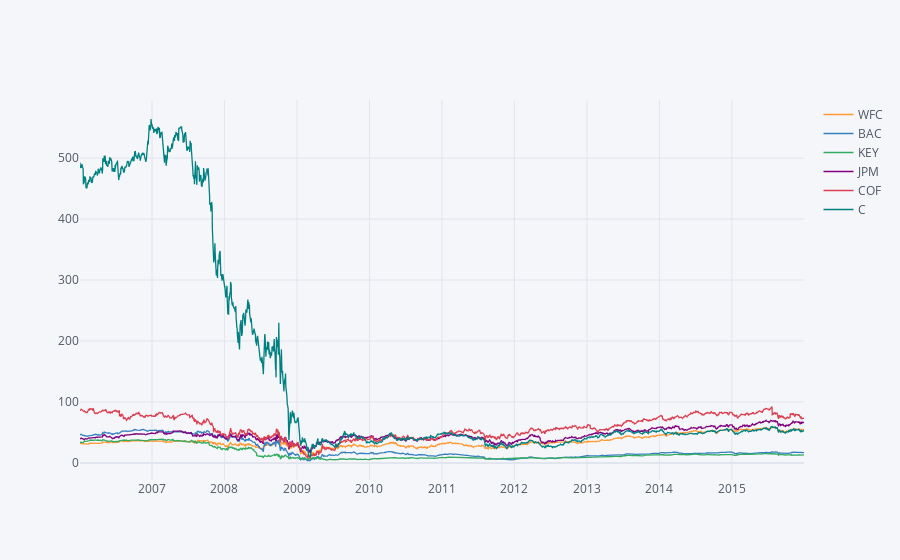

Notebook code cell kept with this figure:
### Code cell
bank_stocks.loc['2006-01-01':'2015-12-31'].xs(key = 'Close', axis=1, level='Stock Info').iplot()

### Figure 1 — Plotly figure (JSON) as saved in the notebook; plotly's stock layout.template omitted (floating-point values rounded to 4 significant figures; data arrays with more than 128 entries replaced by an {"elided": "..."} marker saying what was removed)
{"data": [{"line": {"color": "rgba(255, 153, 51, 1.0)", "dash": "solid", "shape": "linear", "width": 1.3}, "mode": "lines", "name": "WFC", "text": "", "type": "scatter", "x": {"elided": "2517 str values"}, "y": {"elided": "2517 float values"}}, {"line": {"color": "rgba(55, 128, 191, 1.0)", "dash": "solid", "shape": "linear", "width": 1.3}, "mode": "lines", "name": "BAC", "text": "", "type": "scatter", "x": {"elided": "2517 str values"}, "y": {"elided": "2517 float values"}}, {"line": {"color": "rgba(50, 171, 96, 1.0)", "dash": "solid", "shape": "linear", "width": 1.3}, "mode": "lines", "name": "KEY", "text": "", "type": "scatter", "x": {"elided": "2517 str values"}, "y": {"elided": "2517 float values"}}, {"line": {"color": "rgba(128, 0, 128, 1.0)", "dash": "solid", "shape": "linear", "width": 1.3}, "mode": "lines", "name": "JPM", "text": "", "type": "scatter", "x": {"elided": "2517 str values"}, "y": {"elided": "2517 float values"}}, {"line": {"color": "rgba(219, 64, 82, 1.0)", "dash": "solid", "shape": "linear", "width": 1.3}, "mode": "lines", "name": "COF", "text": "", "type": "scatter", "x": {"elided": "2517 str values"}, "y": {"elided": "2517 float values"}}, {"line": {"color": "rgba(0, 128, 128, 1.0)", "dash": "solid", "shape": "linear", "width": 1.3}, "mode": "lines", "name": "C", "text": "", "type": "scatter", "x": {"elided": "2517 str values"}, "y": {"elided": "2517 float values"}}], "layout": {"legend": {"bgcolor": "#F5F6F9", "font": {"color": "#4D5663"}}, "paper_bgcolor": "#F5F6F9", "plot_bgcolor": "#F5F6F9", "title": {"font": {"color": "#4D5663"}}, "xaxis": {"gridcolor": "#E1E5ED", "showgrid": true, "tickfont": {"color": "#4D5663"}, "title": {"font": {"color": "#4D5663"}, "text": ""}, "zerolinecolor": "#E1E5ED"}, "yaxis": {"gridcolor": "#E1E5ED", "showgrid": true, "tickfont": {"color": "#4D5663"}, "title": {"font": {"color": "#4D5663"}, "text": ""}, "zerolinecolor": "#E1E5ED"}}}
